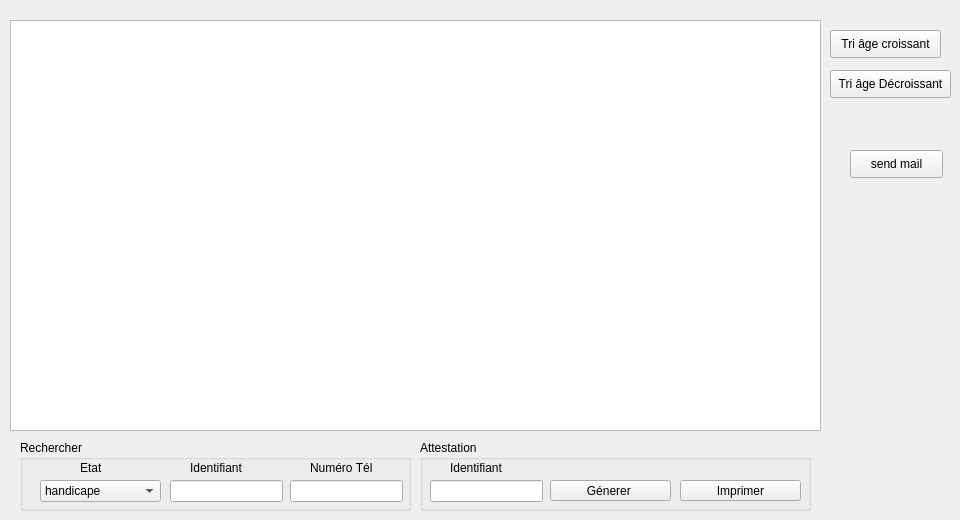
      <widget class="QWidget" name="tab_4">
       <attribute name="title">
        <string>Afficher</string>
       </attribute>
       <widget class="QTableView" name="tab_visiteur">
        <property name="geometry">
         <rect>
          <x>10</x>
          <y>20</y>
          <width>811</width>
          <height>411</height>
         </rect>
        </property>
       </widget>
       <widget class="QPushButton" name="tri_decroissant">
        <property name="geometry">
         <rect>
          <x>830</x>
          <y>70</y>
          <width>121</width>
          <height>28</height>
         </rect>
        </property>
        <property name="text">
         <string>Tri âge Décroissant</string>
        </property>
       </widget>
       <widget class="QPushButton" name="tri_croissant">
        <property name="geometry">
         <rect>
          <x>830</x>
          <y>30</y>
          <width>111</width>
          <height>28</height>
         </rect>
        </property>
        <property name="text">
         <string>Tri âge croissant</string>
        </property>
       </widget>
       <widget class="QGroupBox" name="groupBox_4">
        <property name="geometry">
         <rect>
          <x>20</x>
          <y>440</y>
          <width>391</width>
          <height>71</height>
         </rect>
        </property>
        <property name="title">
         <string>Rechercher</string>
        </property>
        <widget class="QComboBox" name="combo_box_crit">
         <property name="geometry">
          <rect>
           <x>20</x>
           <y>40</y>
           <width>121</width>
           <height>22</height>
          </rect>
         </property>
         <item>
          <property name="text">
           <string>handicape</string>
          </property>
         </item>
         <item>
          <property name="text">
           <string>visiteur_fidele</string>
          </property>
         </item>
         <item>
          <property name="text">
           <string>OK</string>
          </property>
         </item>
         <item>
          <property name="text">
           <string>enfant_inaccompagne</string>
          </property>
         </item>
        </widget>
        <widget class="QLineEdit" name="recherche_tel">
         <property name="geometry">
          <rect>
           <x>270</x>
           <y>40</y>
           <width>113</width>
           <height>22</height>
          </rect>
         </property>
         <property name="text">
          <string/>
         </property>
        </widget>
        <widget class="QLineEdit" name="recherche_id_v">
         <property name="geometry">
          <rect>
           <x>150</x>
           <y>40</y>
           <width>113</width>
           <height>22</height>
          </rect>
         </property>
         <property name="text">
          <string/>
         </property>
        </widget>
        <widget class="QLabel" name="label_16">
         <property name="geometry">
          <rect>
           <x>290</x>
           <y>20</y>
           <width>81</width>
           <height>16</height>
          </rect>
         </property>
         <property name="text">
          <string>Numéro Tél</string>
         </property>
        </widget>
        <widget class="QLabel" name="label_17">
         <property name="geometry">
          <rect>
           <x>170</x>
           <y>20</y>
           <width>81</width>
           <height>16</height>
          </rect>
         </property>
         <property name="text">
          <string>Identifiant</string>
         </property>
        </widget>
        <widget class="QLabel" name="label_18">
         <property name="geometry">
          <rect>
           <x>60</x>
           <y>20</y>
           <width>81</width>
           <height>16</height>
          </rect>
         </property>
         <property name="text">
          <string>Etat</string>
         </property>
        </widget>
       </widget>
       <widget class="QGroupBox" name="groupBox_5">
        <property name="geometry">
         <rect>
          <x>420</x>
          <y>440</y>
          <width>391</width>
          <height>71</height>
         </rect>
        </property>
        <property name="title">
         <string>Attestation</string>
        </property>
        <widget class="QLineEdit" name="id_v_pdf">
         <property name="geometry">
          <rect>
           <x>10</x>
           <y>40</y>
           <width>113</width>
           <height>22</height>
          </rect>
         </property>
         <property name="text">
          <string/>
         </property>
        </widget>
        <widget class="QPushButton" name="generer_pdf">
         <property name="geometry">
          <rect>
           <x>130</x>
           <y>40</y>
           <width>121</width>
           <height>21</height>
          </rect>
         </property>
         <property name="text">
          <string>Génerer </string>
         </property>
        </widget>
        <widget class="QLabel" name="label_19">
         <property name="geometry">
          <rect>
           <x>30</x>
           <y>20</y>
           <width>81</width>
           <height>16</height>
          </rect>
         </property>
         <property name="text">
          <string>Identifiant</string>
         </property>
        </widget>
        <widget class="QPushButton" name="imprimer">
         <property name="geometry">
          <rect>
           <x>260</x>
           <y>40</y>
           <width>121</width>
           <height>21</height>
          </rect>
         </property>
         <property name="text">
          <string>Imprimer</string>
         </property>
        </widget>
       </widget>
       <widget class="QPushButton" name="pushButton_25">
        <property name="geometry">
         <rect>
          <x>850</x>
          <y>150</y>
          <width>93</width>
          <height>28</height>
         </rect>
        </property>
        <property name="text">
         <string>send mail</string>
        </property>
       </widget>
      </widget>
